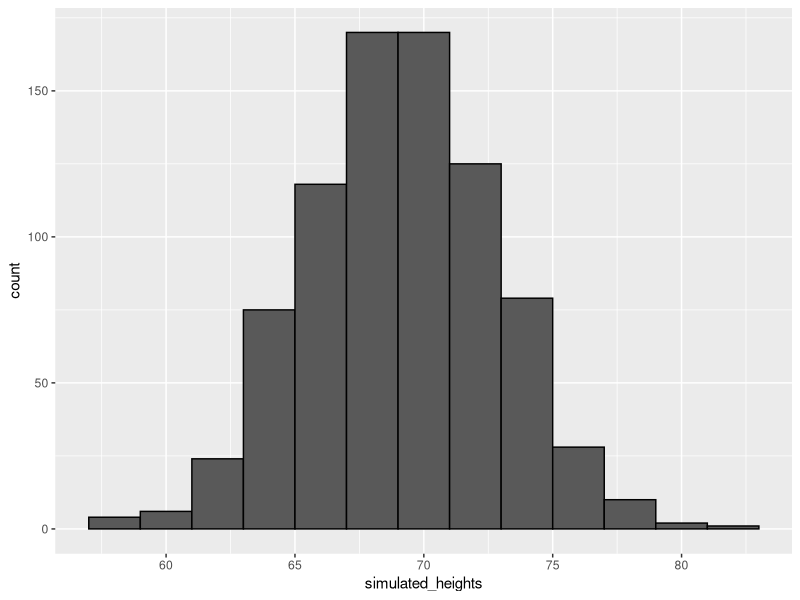
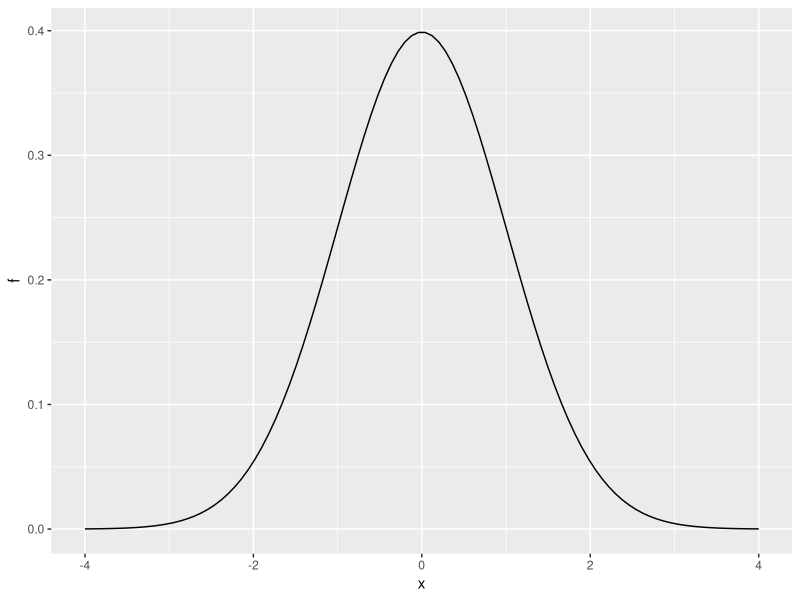
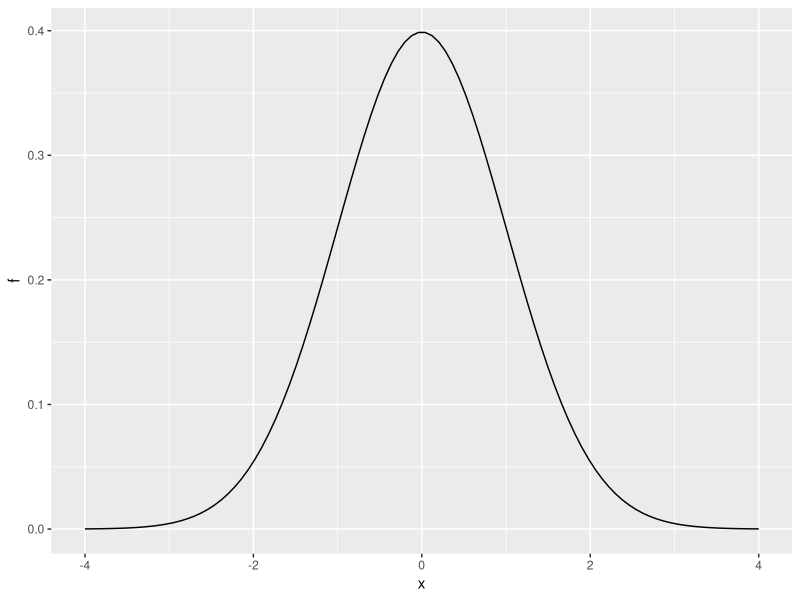

R code for these plots, in order:
# definimos x como las alturas de hombres del dataset
library(tidyverse)
library(dslabs)
data(heights)
x <- heights %>% filter(sex == "Male") %>% pull(height)

# generamos datos simulados utilizando la distribucion normal
# ambos tienen n objetos
n <- length(x)
avg <- mean(x)
s <- sd(x)
simulated_heights <- rnorm(n, avg, s)

# graficamos para los datos simulados
data.frame(simulated_heights = simulated_heights) %>%
    ggplot(aes(simulated_heights)) +
    geom_histogram(color="black", binwidth = 2)
#simulación de monte Carlo
B <- 10000
tallest <- replicate(B, {
    simulated_data <- rnorm(800, avg, s)
    max(simulated_data)    # determina la altura maxima
})
mean(tallest >= 7*12) #proporción de seven footer

#otras distribuciones
x <- seq(-4, 4, length.out = 100)
qplot(x, f, geom = "line", data = data.frame(x, f = dnorm(x)))

x <- seq(-4, 4, length.out = 100)
data.frame(x, f = dnorm(x)) %>%
    ggplot(aes(x,f)) +
    geom_line()
